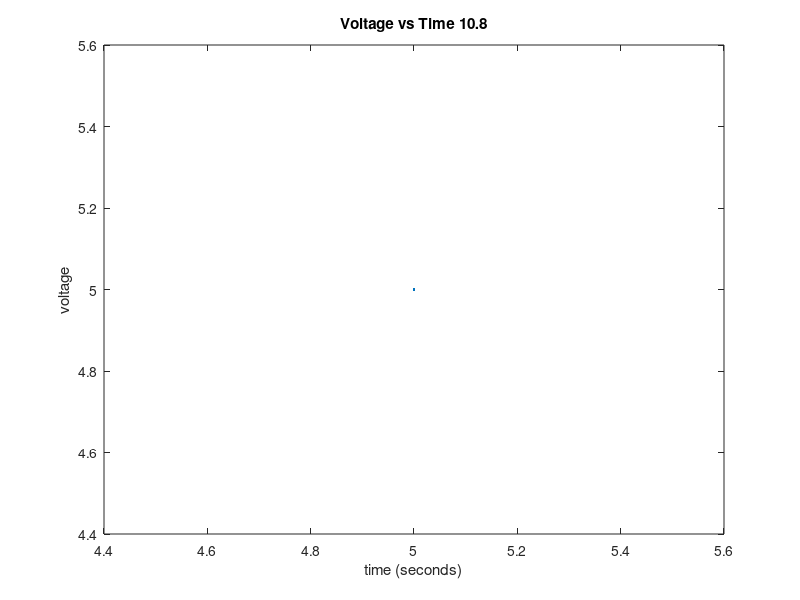

The MATLAB script that drew this image:

y_0 = input('Initial condition: ');
t_0 = input('t initial? ');
h = input('step? ');
t_end = input('end value of t? ');
vval = [];
xni = -10*y_0 + 249*exp(0/0.07)*sin(0);
for t = [t_0:h:t_end]
    xn = xni;
    disp(['At t = ', num2str(t), ', y'' = ', num2str(xn)])
    k1n = [xn, t];
    k2n = [xn + (k1n* h/2), t + h/2];
    k3n = [xn + (k2n* h/2), t + h/2];
    k4n = [xn + (k3n* h/2), t + h/2];
    xnp1 = xn + (h/6)*(k1n(1) + 2*k2n(1) + 2*k3n(1) + k4n(1));
    v = 24.9*exp(-t/0.07)*sin(2*pi*t/0.035)-0.1*xn;
    vval(length(vval)+1) = v;
    xni = xnp1;
end
t1 = [t_0:h:t_end];
plot(t1, vval)

xlabel('time (seconds)')
ylabel('voltage')
title('Voltage vs Time 10.8')
